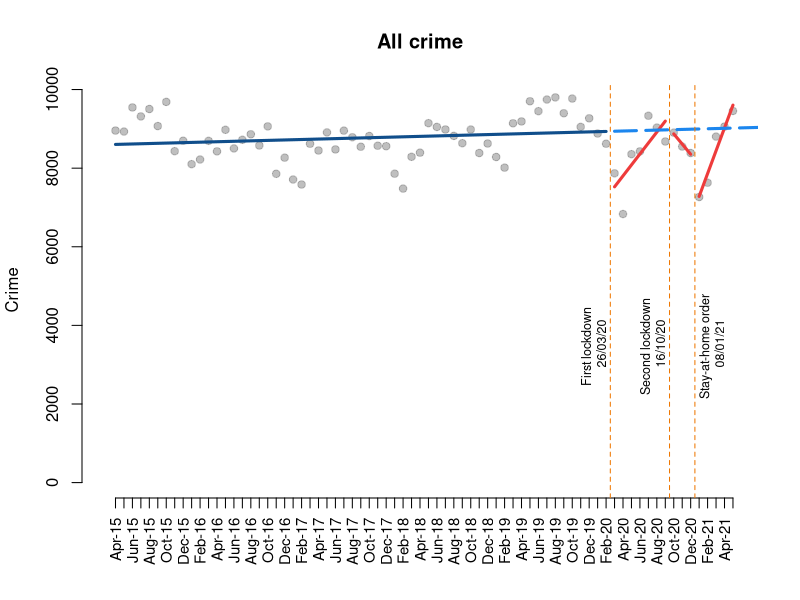
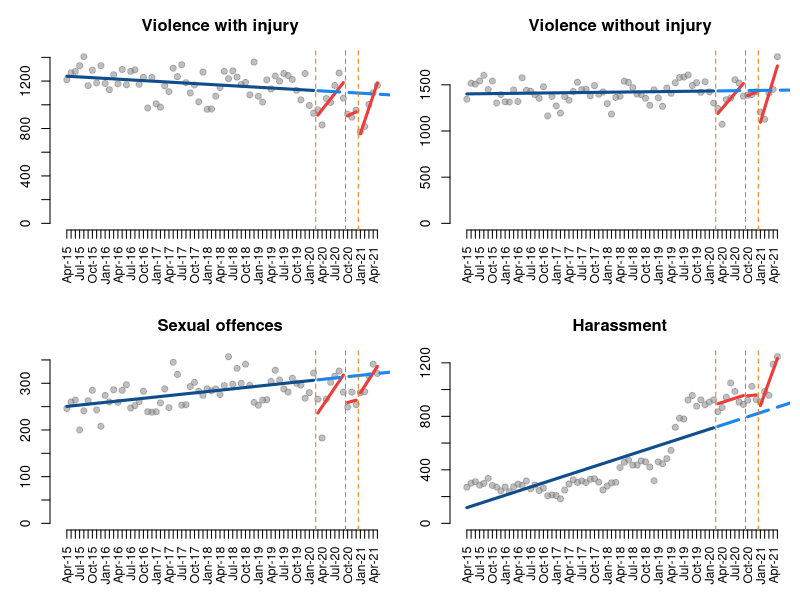
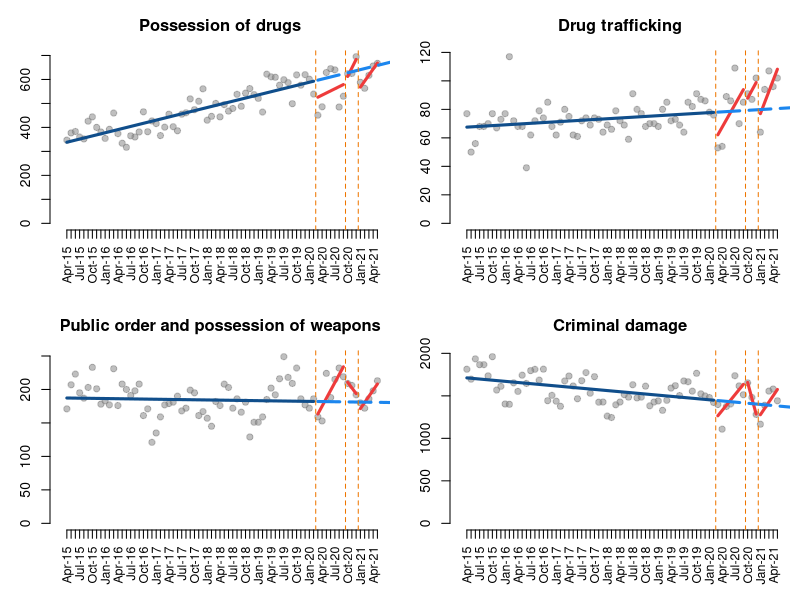
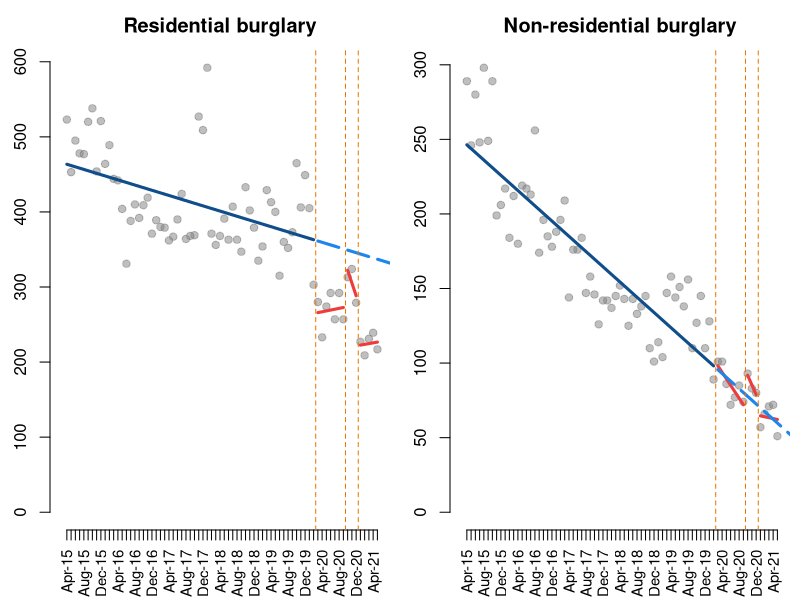
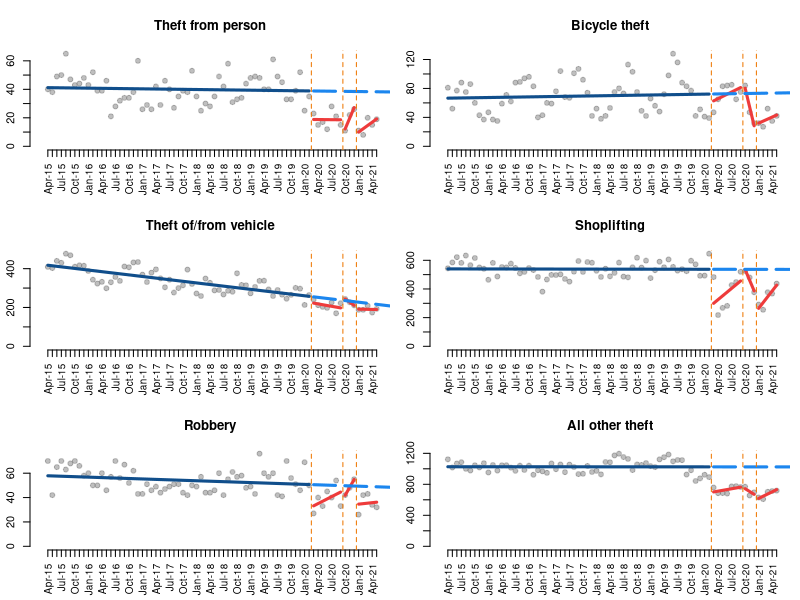
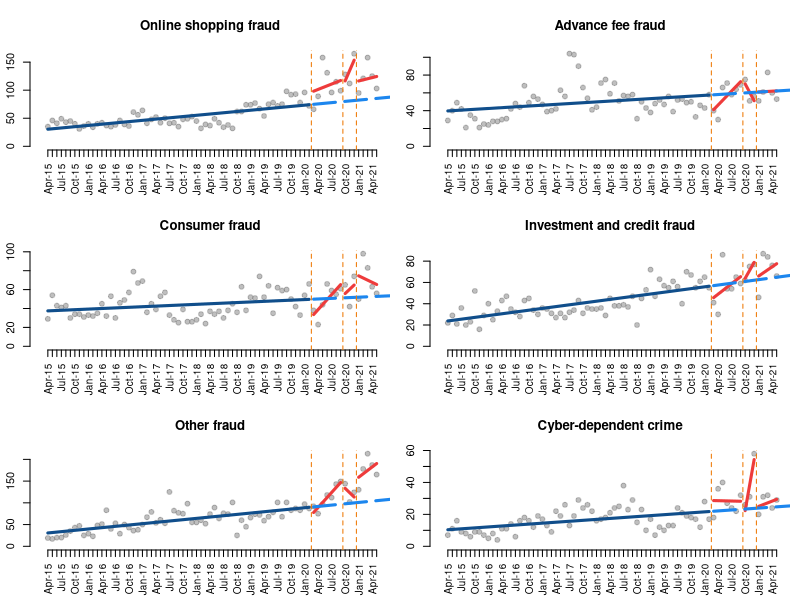

The R source for these figures, in order:

#######################
#
# Crime and COVID in NI
#
######################

rm(list=ls())

#load packages
library(here)
library(dplyr)

#load data
data <- read.csv(here("data/data_rev.csv"))

#save dates
dates <- data$X

#function to obtain model results
modelit <- function(dataset, Y, T, D1, P1, D2, P2, D3, P3){
  
  #estimate temporal model
  ts <- lm(Y ~ T + D1 + P1 + D2 + P2 + D3 + P3, data = dataset)
  
  #print model results
  summary(ts)
  
}

#function to automate plotting
plotit <- function(dataset, Y, T, D1, P1, D2, P2, D3, P3, title){
  
  #estimate temporal model
  ts <- lm(Y ~ T + D1 + P1 + D2 + P2 + D3 + P3, data = dataset)
  
  #print model results
  summary(ts)
  
  #predict from the model
  pred1 <- predict(ts, dataset)
  
  #create new dataset where D and P are 0
  datanew <- as.data.frame(cbind(T = rep(1 : length(dataset)), 
                                 D1 = rep(0), 
                                 P1 = rep(0),
                                 D2 = rep(0),
                                 P2 = rep(0),
                                 D3 = rep(0),
                                 P3 = rep(0)))
  
  #predict counterfactual
  pred2 <- predict(ts, datanew)
  
  #design plot
  plot( Y,
        bty = "n",
        col = gray(0.5, 0.5), pch=19,
        ylim = c(0, max(Y)), xlim=c(0, nrow(dataset)),
        xlab = "", xaxt = "n",
        ylab = "Crime",
        main = title)
  
  #add dates
  axis(1, at  = 1:length(dates), 
       labels = c(dates),
       cex.axis = 0.9, las=2)
  
  #draw lines
  lines( rep(1:59), pred1[1:59], col = "dodgerblue4", lwd = 3 )
  lines( rep(60:66), pred1[60:66], col="brown2", lwd = 3 )
  lines( rep(67:69), pred1[67:69], col="brown2", lwd = 3 )
  lines( rep(70:length(pred1)), pred1[70:length(pred1)], col="brown2", lwd = 3 )
  lines( rep(60:length(pred2)), pred2[60:length(pred2)], col="dodgerblue2", lwd = 3, lty = 5 ) 
  abline( v=59.5, col="darkorange2", lty=2 )
  abline( v=66.5, col="darkorange2", lty=2 )
  abline( v=69.5, col="darkorange2", lty=2 )
  
}

##all crime

#plot all crime
plot.all <- function(){plotit(data, data$All.crime,
                                data$T, data$D1, data$P1, 
                                data$D2, data$P2, data$D3, data$P3, 
                                "All crime")}
plot.all()

#all text
text(57.5, 3500, "First lockdown \n 26/03/20", srt = 90, cex = 0.75)
text(64.5, 3500, "Second lockdown \n 16/10/20", srt = 90, cex = 0.75)
text(71.5, 3500, "Stay-at-home order \n 08/01/21", srt = 90, cex = 0.75)

#save figure: 9.49 x 3.60 inches

##violence
par(mfrow=c(2,2), mai = c(0.7, 0.5, 0.5, 0.1))

#model and plot violence injury
modelit(data, data$Violence.with.injury..including.homicide...death.serious.injury.by.unlawful.driving.,
        data$T, data$D1, data$P1, data$D2, data$P2, data$D3, data$P3)

plot.vio.i <- function(){plotit(data, data$Violence.with.injury..including.homicide...death.serious.injury.by.unlawful.driving.,
                                data$T, data$D1, data$P1, 
                                data$D2, data$P2, data$D3, data$P3, "Violence with injury")}
plot.vio.i()

#plot violence no injury
modelit(data, data$Violence.without.injury,
        data$T, data$D1, data$P1, data$D2, data$P2, data$D3, data$P3)

plot.vio.ni <- function(){plotit(data, data$Violence.without.injury,
                                 data$T, data$D1, data$P1, data$D2, data$P2, data$D3, data$P3, 
                                 "Violence without injury")}
plot.vio.ni()

#sexual crime
modelit(data, data$Sexual.offences,
        data$T, data$D1, data$P1, data$D2, data$P2, data$D3, data$P3)

plot.sex <- function(){plotit(data, data$Sexual.offences,
                              data$T, data$D1, data$P1, data$D2, data$P2, data$D3, data$P3,
                              "Sexual offences")}
plot.sex()

#Harassment
modelit(data, data$Harassment,
        data$T, data$D1, data$P1, data$D2, data$P2, data$D3, data$P3)

plot.har <- function(){plotit(data, data$Harassment,
                              data$T, data$D1, data$P1, data$D2, data$P2, data$D3, data$P3, 
                              "Harassment")}
plot.har()

#save figure: 9.49 x 5.60 inches

##drugs, damage and public order
data <- data %>%
  mutate(order.weapons = Public.order.offences + Possession.of.weapons.offences)
par(mfrow=c(2,2), mai = c(0.7, 0.5, 0.5, 0.1))

#model and plot possession of drugs
modelit(data, data$Possession.of.drugs,
        data$T, data$D1, data$P1, data$D2, data$P2, data$D3, data$P3)

plot.drug.po <- function(){plotit(data, data$Possession.of.drugs,
                                  data$T, data$D1, data$P1, data$D2, data$P2, data$D3, data$P3,
                                  "Possession of drugs")}
plot.drug.po()

#model and plot drug trafficking
modelit(data, data$Trafficking.of.drugs,
        data$T, data$D1, data$P1, data$D2, data$P2, data$D3, data$P3)

plot.drug.tr <- function(){plotit(data, data$Trafficking.of.drugs,
                                  data$T, data$D1, data$P1, data$D2, data$P2, data$D3, data$P3,
                                  "Drug trafficking")}
plot.drug.tr()

#model and plot public order
modelit(data, data$order.weapons,
        data$T, data$D1, data$P1, data$D2, data$P2, data$D3, data$P3)

plot.order <- function(){plotit(data, data$order.weapons,
                                data$T, data$D1, data$P1, data$D2, data$P2, data$D3, data$P3,
                                "Public order and possession of weapons")}
plot.order()

#model and plot criminal damage
modelit(data, data$Criminal.damage,
        data$T, data$D1, data$P1, data$D2, data$P2, data$D3, data$P3)

plot.damage <- function(){plotit(data, data$Criminal.damage,
                                 data$T, data$D1, data$P1, data$D2, data$P2, data$D3, data$P3,
                                 "Criminal damage")}
plot.damage()

#save figure: 9.49 x 5.60 inches

##burglary
data <- data %>%
  mutate(domestic.burg = Theft...burglary.residential + Theft...domestic.burglary,
         nondomestic.burg = Theft...burglary.business...community + Theft...non.domestic.burglary)
par(mfrow=c(1,2), mai = c(0.7, 0.5, 0.5, 0.1))

#model and plot domestic burglary
modelit(data, data$domestic.burg,
        data$T, data$D1, data$P1, data$D2, data$P2, data$D3, data$P3)

plot.burgl.dom <- function(){plotit(data, data$domestic.burg,
                                    data$T, data$D1, data$P1, data$D2, data$P2, data$D3, data$P3,
                                    "Residential burglary")}
plot.burgl.dom()

#model and plot non-domestic burglary
modelit(data, data$nondomestic.burg,
        data$T, data$D1, data$P1, data$D2, data$P2, data$D3, data$P3)

plot.burgl.nondom <- function(){plotit(data, data$nondomestic.burg,
                                       data$T, data$D1, data$P1, data$D2, data$P2, data$D3, data$P3,
                                       "Non-residential burglary")}
plot.burgl.nondom()

#save figure: 9.49 x 3.60 inches

##theft and robbery
par(mfrow=c(3,2), mai = c(0.5, 0.3, 0.5, 0.1))

#model and plot theft from the person
modelit(data, data$Theft.from.the.person,
        data$T, data$D1, data$P1, data$D2, data$P2, data$D3, data$P3)

plot.theft.p <- function(){plotit(data, data$Theft.from.the.person,
                                  data$T, data$D1, data$P1, data$D2, data$P2, data$D3, data$P3,
                                  "Theft from person")}
plot.theft.p()

#model and plot bicycle theft
modelit(data, data$Bicycle.theft,
        data$T, data$D1, data$P1, data$D2, data$P2, data$D3, data$P3)

plot.theft.b <- function(){plotit(data, data$Bicycle.theft,
                                  data$T, data$D1, data$P1, data$D2, data$P2, data$D3, data$P3,
                                  "Bicycle theft")}
plot.theft.b()

#model and plot theft of/from vehicle
modelit(data, data$Theft...vehicle.offences,
        data$T, data$D1, data$P1, data$D2, data$P2, data$D3, data$P3)

plot.theft.v <- function(){plotit(data, data$Theft...vehicle.offences,
                                  data$T, data$D1, data$P1, data$D2, data$P2, data$D3, data$P3,
                                  "Theft of/from vehicle")}
plot.theft.v()

#model and plot shoplifting
modelit(data, data$Theft...shoplifting,
        data$T, data$D1, data$P1, data$D2, data$P2, data$D3, data$P3)

plot.shoplift <- function(){plotit(data, data$Theft...shoplifting,
                                   data$T, data$D1, data$P1, data$D2, data$P2, data$D3, data$P3,
                                   "Shoplifting")}
plot.shoplift()

#model and plot robbery
modelit(data, data$Robbery,
        data$T, data$D1, data$P1, data$D2, data$P2, data$D3, data$P3)

plot.robbery <- function(){plotit(data, data$Robbery,
                                  data$T, data$D1, data$P1, data$D2, data$P2, data$D3, data$P3,
                                  "Robbery")}
plot.robbery()

#model and plot all other theft
modelit(data, data$All.other.theft.offences,
        data$T, data$D1, data$P1, data$D2, data$P2, data$D3, data$P3)

plot.theft.o <- function(){plotit(data, data$All.other.theft.offences,
                                  data$T, data$D1, data$P1, data$D2, data$P2, data$D3, data$P3,
                                  "All other theft")}
plot.theft.o()

#save figure: 8.49 x 5.60 inches

##fraud and cyber
data <- data %>%
  mutate_all(~replace(., is.na(.), 0)) %>%
  mutate(other.fraud = False.Accounting + Bankruptcy.and.Insolvency + 
           Department.of.Works.and.Pensions..DWP..Fraud + Fraudulent.Applications.for.Grants.from.Government.Funded.Organisations +
           HM.Revenue...Customs.Fraud..HMRC. + Pension.Fraud.by.Pensioner..or.their.estates. +
           Pension.Fraud.committed.on.Pensions + Pension.Liberation.Fraud +
           Other.Regulatory.Fraud + Fraud.by.Failing.to.Disclose.Information +
           Fraud.by.Abuse.of.Position.of.Trust +
           Dishonestly.retaining.a.wrongful.credit +
           Insurance.Related.Fraud + Insurance.Broker.Fraud +
           Telecom.Industry.Fraud..Misuse.of.Contracts. +
           Corporate.Employee.Fraud + Business.Trading.Fraud + 
           DVLA.Driving.Licence.Application.Fraud + None.of.the.Above,
         advance.fee.fraud = X.419..Advance.Fee.Fraud + Lottery.Scams + Fraud.Recovery +
           Inheritance.Fraud + Rental.Fraud + Other.Advance.Fee.Frauds + Lender.Loan.Fraud +
           Dating.Scam,
         Online.Shopping.and.Auctions = Online.Shopping.and.Auctions,
         consumer.fraud.exc.on.shop = Consumer.Phone.Fraud + Door.to.Door.Sales.and.Bogus.Tradesmen +
           Other.Consumer.Non.Investment.Fraud + Computer.Software.Service.Fraud,
         cyberdependent = Denial.of.Service.Attack + Denial.of.Service.Attack..Extortion +
           Hacking...Server + Hacking...Personal + Hacking...Social.Media.and.Email +
           Hacking...PBX...Dial.Through + Hacking.Extortion,
         investment.banking.credit.fraud = Cheque..Plastic.Card.and.Online.Bank.Accounts..not.PSP. +
           Application..Fraud..excluding.Mortgages. + Mortgage.Related.Fraud +
           Mandate.Fraud + Counterfeit.Cashiers.Cheques +
           Share.sales.or.Boiler.Room.Fraud + Pyramid.or.Ponzi.Schemes +
           Prime.Bank.Guarantees + Time.Shares.and.Holiday.Club.Fraud +
           Other.Financial.Investment
  )
par(mfrow=c(3,2), mai = c(0.5, 0.3, 0.5, 0.1))

#model and plot online shopping fraud
modelit(data, data$Online.Shopping.and.Auctions,
        data$T, data$D1, data$P1, data$D2, data$P2, data$D3, data$P3)

plot.online.shop <- function(){plotit(data, data$Online.Shopping.and.Auctions,
                                      data$T, data$D1, data$P1, data$D2, data$P2, data$D3, data$P3,
                                      "Online shopping fraud")}
plot.online.shop()

#model and plot advance fee fraud
modelit(data, data$advance.fee.fraud,
        data$T, data$D1, data$P1, data$D2, data$P2, data$D3, data$P3)

plot.advance.fee <- function(){plotit(data, data$advance.fee.fraud,
                                      data$T, data$D1, data$P1, data$D2, data$P2, data$D3, data$P3,
                                      "Advance fee fraud")}
plot.advance.fee()

#model and plot consumer fraud
modelit(data, data$consumer.fraud.exc.on.shop,
        data$T, data$D1, data$P1, data$D2, data$P2, data$D3, data$P3)

plot.consumer.fraud <- function(){plotit(data, data$consumer.fraud.exc.on.shop,
                                         data$T, data$D1, data$P1, data$D2, data$P2, data$D3, data$P3,
                                         "Consumer fraud")}
plot.consumer.fraud()

#model and plot investment and credit fraud
modelit(data, data$investment.banking.credit.fraud,
        data$T, data$D1, data$P1, data$D2, data$P2, data$D3, data$P3)

plot.invest.fraud <- function(){plotit(data, data$investment.banking.credit.fraud,
                                       data$T, data$D1, data$P1, data$D2, data$P2, data$D3, data$P3,
                                       "Investment and credit fraud")}
plot.invest.fraud()

#model and plot other fraud
modelit(data, data$other.fraud,
        data$T, data$D1, data$P1, data$D2, data$P2, data$D3, data$P3)

plot.other.fraud <- function(){plotit(data, data$other.fraud,
                                      data$T, data$D1, data$P1, data$D2, data$P2, data$D3, data$P3,
                                      "Other fraud")}
plot.other.fraud()

#model and plot cyber-dependent crime
modelit(data, data$cyberdependent,
        data$T, data$D1, data$P1, data$D2, data$P2, data$D3, data$P3)

plot.cyber <- function(){plotit(data, data$cyberdependent,
                                data$T, data$D1, data$P1, data$D2, data$P2, data$D3, data$P3,
                                "Cyber-dependent crime")}
plot.cyber()

#save figure: 8.49 x 5.60 inches
